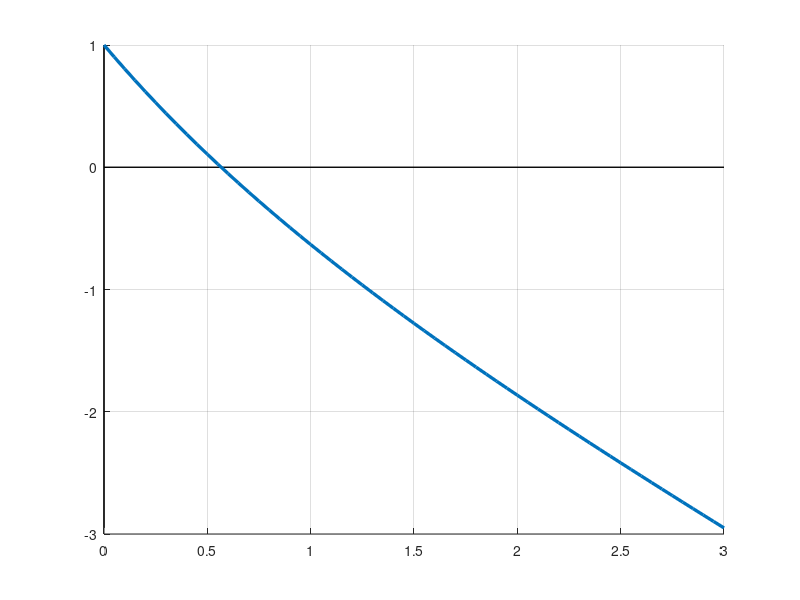

This figure's MATLAB source: (Note: this script raises an error after producing the figure.)
%Ejemplo 3 Clase 03

f = @(x) exp(-x) -x;
f1 = @(x) -exp(-x) -1;
x = 0:.05:3;

figure()
hold on
grid on
plot([0,3],[0,0],'k','LineWidth',1)
plot([0,0],[min(f(x)),max(f(x))],'k','LineWidth',1)

plot(x,f(x),'LineWidth',2.4)


c_annot = annotation('textbox','interpreter','latex','String','$f(x)=e^{-x}-x$','FitBoxToText','on');
c_annot.FontSize=15;


iter = @(x) x - f(x)/f1(x);

%% Iter 1
x0 =2;
x1 = iter(x0);

figure()
hold on
grid on
plot([0,3],[0,0],'k','LineWidth',1)
plot([0,0],[0,3],'k','LineWidth',1)

plot(x,f(x),'LineWidth',2.4)


scatter(x0,f(x0),'MarkerFaceColor','m','MarkerFaceAlpha',.5)
scatter(x1,0,'MarkerFaceColor','m')

plot([x0,x1],[f(x0),0],'--k')

%% Iter 2
x2 = iter(x1);

figure()
hold on
grid on
plot([0,3],[0,0],'k','LineWidth',1)
plot([0,0],[0,3],'k','LineWidth',1)

plot(x,f(x),'LineWidth',2.4)

scatter(x1,f(x1),'MarkerFaceColor','m','MarkerFaceAlpha',.5)
scatter(x2,0,'MarkerFaceColor','m')
plot([x1,x2],[f(x1),0],'--k')
plot([x1,x1],[0 f(x1)],'--k')


scatter(x0,f(x0),'MarkerFaceColor','m','MarkerFaceAlpha',.5)
scatter(x1,0,'MarkerFaceColor','m','MarkerFaceAlpha',.5)
plot([x0,x1],[f(x0),0],'--k')

